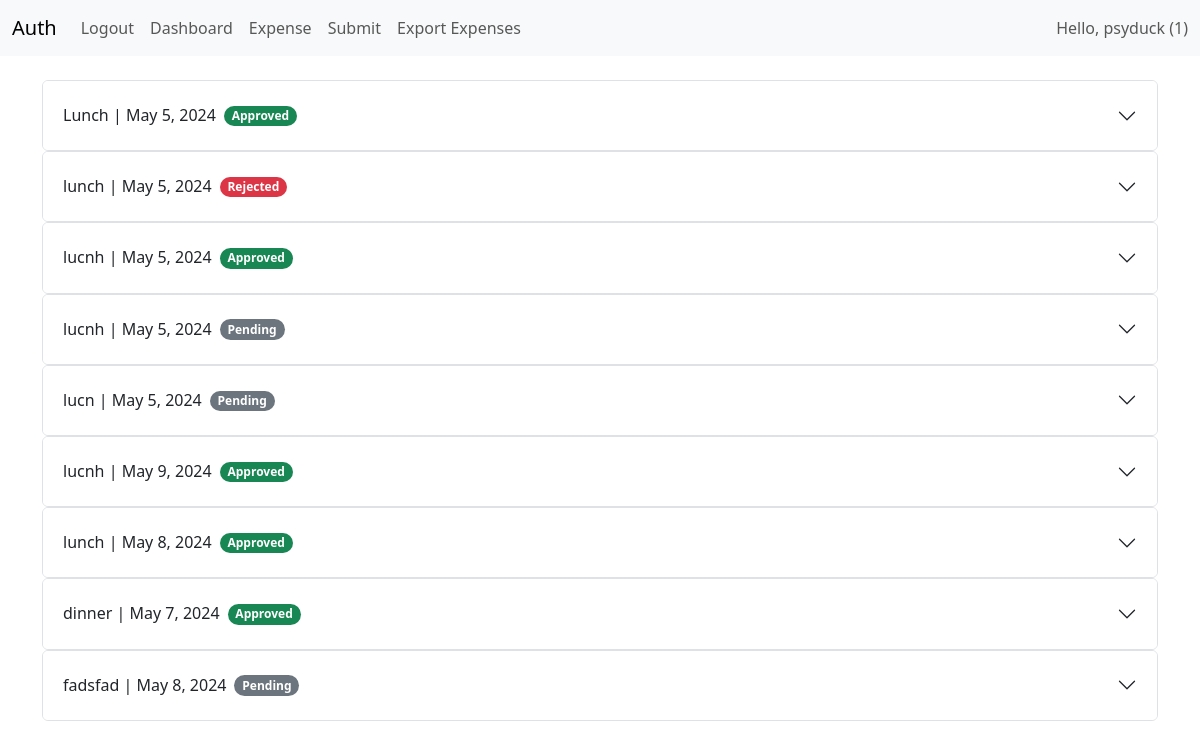
Page /expense/ (signed in) on the committed database.
### core/models.py (models this page shows, shortened)
class Expense(models.Model):
    date_created = models.DateField(auto_created=True, null=True)
    item = models.CharField(max_length=100)
    cost = models.FloatField()
    category = models.CharField(max_length=20, choices=catories)
    owner = models.IntegerField(blank=False)
    receipt = models.ImageField(upload_to='images/', null=True, blank=True)
    status = models.CharField(max_length=20, choices=status, default='pending')

### core/views.py (the view)
# urls.py: path('expense/', views.expense, name='expense'),
def expense(request):
    if request.user.is_authenticated:
        current_user_id = request.user.id
        if request.user.is_superuser:
            expenses = Expense.objects.all()
            return render(request, 'core/expense.html', {'expenses': expenses,})
        else:
            expenses = Expense.objects.filter(owner=current_user_id)
            return render(request, 'core/expense.html', {'expenses': expenses,})
    else:
        messages.success(request, 'You must be logged in to add expenses')
        return redirect('index')

### core/templates/core/expense.html (shortened to what this page needs)
{% extends 'core/base.html' %}
{% block content %}
<div class="container pt-4">
  {% for expense in expenses %}
  <div class="accordion" id="accordionExample">
    <div class="accordion-item">
      <h2 class="accordion-header">
        <button class="accordion-button collapsed" type="button" data-bs-toggle="collapse" data-bs-target="#{{ expense.id }}" aria-expanded="false" aria-controls="collapseOne">
          {{ expense.item }} | {{ expense.date_created }}
          <div class="d-flex align-items-end flex-column">
            <div class="mt-auto p-2">
              {% if expense.status == 'pending' %}
              <span class="badge rounded-pill text-bg-secondary">Pending</span>
              {% elif expense.status == 'approved' %}
              <span class="badge rounded-pill text-bg-success">Approved</span>
              {% else %}
              <span class="badge rounded-pill text-bg-danger">Rejected</span>
              {% endif %}
            </div>
          </div>
        </button>
      </h2>
    </div>
  </div>
  {% endfor %}
</div>
{% endblock content %}

### core/templates/core/base.html (shortened to what this page needs)
<!doctype html>
<html lang="en">
  <head>
    <link href="https://cdn.jsdelivr.net/npm/bootstrap@5.3.3/dist/css/bootstrap.min.css" rel="stylesheet">
  </head>
  <body>
    <nav class="navbar navbar-expand-lg bg-body-tertiary">
        <div class="container-fluid">
          <a class="navbar-brand" href="{% url 'index' %}">Auth</a>
          <div class="collapse navbar-collapse" id="navbarNavAltMarkup">
            <div class="navbar-nav">
            {% if user.is_authenticated %}
                <a class="nav-link" href="{% url 'logout_user' %}">Logout</a>
                <a class="nav-link" href="{% url 'dashboard' %}">Dashboard</a>
                <a class="nav-link" href="{% url 'expense' %}">Expense</a>
                <a class="nav-link" href="{% url 'submit' %}">Submit</a>
                {% if user.is_superuser %}
                  <a class="nav-link" href="{% url 'download' %}">Export Expenses</a>
                {% endif %}
            {% else %}
              <a class="nav-link" href="{% url 'login_user' %}">Login</a>
              <a class="nav-link" href="{% url 'register_user' %}">Register</a>
            {% endif %}
            </div>
          </div>
          <span class="navbar-text">
            Hello, {{ user }} ({{ user.id }})
          </span>
        </div>
      </nav>
    {% block content %}
    {% endblock content %}
  </body>
</html>

### rows in the picture
Expense: item "Lunch", date_created "May 5, 2024", status "Approved"
Expense: item "lunch", date_created "May 5, 2024", status "Rejected"
Expense: item "lucnh", date_created "May 5, 2024", status "Approved"
Expense: item "lucnh", date_created "May 5, 2024", status "Pending"
Expense: item "lucn", date_created "May 5, 2024", status "Pending"
Expense: item "lucnh", date_created "May 9, 2024", status "Approved"
Expense: item "lunch", date_created "May 8, 2024", status "Approved"
Expense: item "dinner", date_created "May 7, 2024", status "Approved"
Expense: item "fadsfad", date_created "May 8, 2024", status "Pending"

### other values in the picture
{{ user }} "psyduck"
{{ user.id }} "1"
